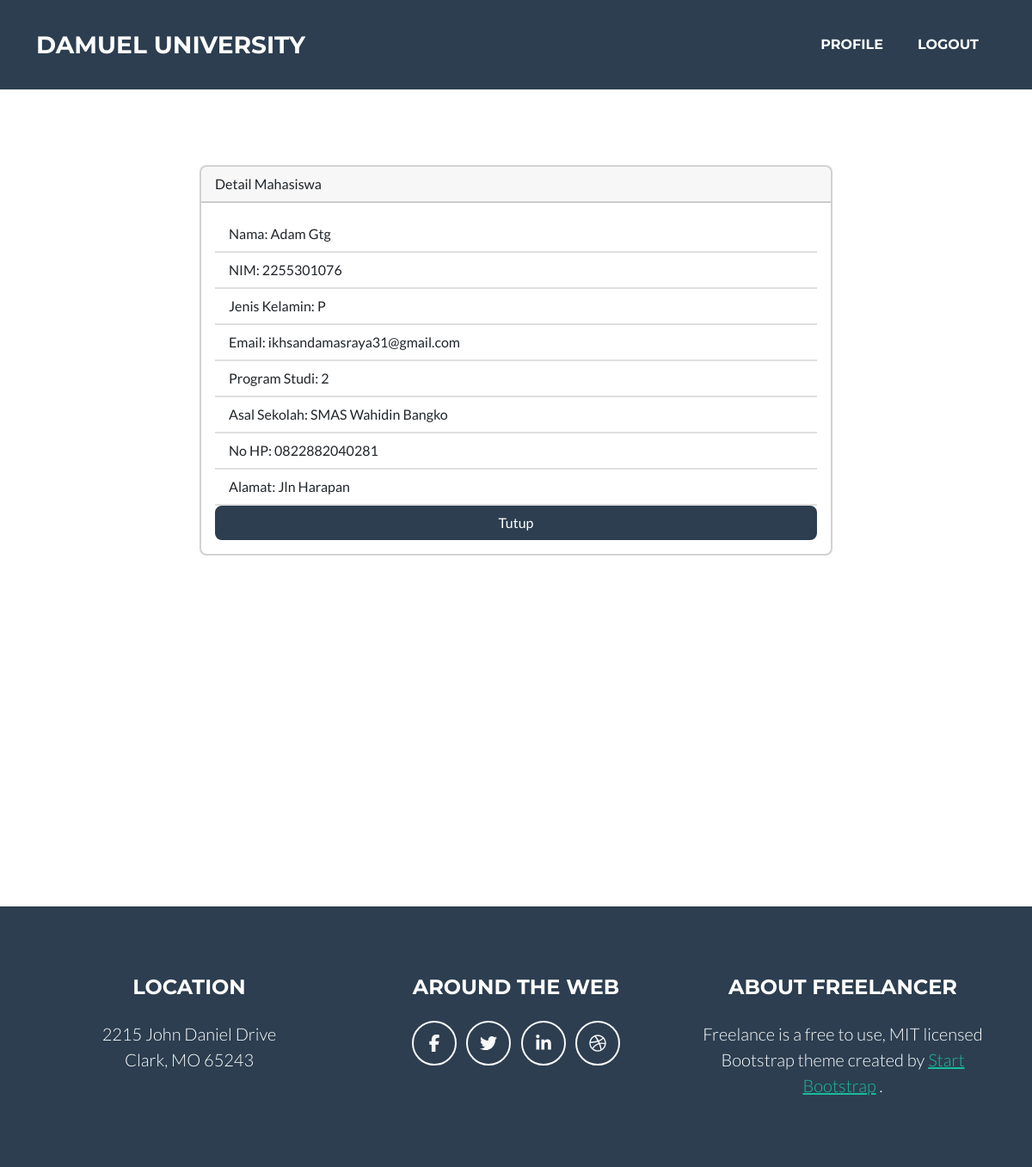
Screenshot of /Mahasiswa/detail/6 with the database file from the repository.
### tables this page shows
CREATE TABLE `mahasiswa` (
  `id` int(11) NOT NULL,
  `nama` varchar(255) NOT NULL,
  `nim` varchar(10) NOT NULL,
  `jenis_kelamin` enum('L','P') NOT NULL,
  `email` varchar(255) NOT NULL,
  `nama_prodi` int(11) DEFAULT NULL,
  `asal_sekolah` varchar(255) NOT NULL,
  `no_hp` varchar(20) NOT NULL,
  `alamat` text NOT NULL,
  `created_at` timestamp NOT NULL DEFAULT current_timestamp(),
  `updated_at` timestamp NOT NULL DEFAULT current_timestamp() ON UPDATE current_timestamp()
);

### application/controllers/Mahasiswa.php (called while the page is built, shortened)
<?php
class Mahasiswa extends CI_Controller
{
	public function __construct()
	{
		$this->load->model('Mahasiswa_model');
		$this->load->model('Prodi_model');
		$this->load->model('User_model');
	}
	public function detail($id)
	{
		$data['judul'] = "Halaman Detail Mahasiswa";
		$data['user'] = $this->db->get_where('user', ['email' => $this->session->userdata('email')])->row_array();
		$data['mahasiswa'] = $this->Mahasiswa_model->getById($id);
		$this->load->view("layout/header", $data);
		$this->load->view("mahasiswa/vw_detail_mahasiswa", $data);
		$this->load->view("layout/footer");
	}
}

### index.php (called while the page is built, shortened)
<?php
require_once BASEPATH.'core/CodeIgniter.php';

### application/models/Mahasiswa_model.php (called while the page is built, shortened)
<?php
class Mahasiswa_model extends CI_Model
{
	public $table = 'mahasiswa';
	public function getById($id)
	{
		$this->db->from($this->table);
		$this->db->where('id', $id);
		$query = $this->db->get();
		return $query->row_array();
	}
}
?>

### application/views/mahasiswa/vw_detail_mahasiswa.php (the view)
<section class="page-section" id="mahasiswaDetail">
	<div class="container">
		<div class="row">
			<div class="col-lg-8 mx-auto">
				<div class="card">
					<div class="card-header">
						Detail Mahasiswa
					</div>
					<div class="card-body">
						<ul class="list-group list-group-flush">
							<li class="list-group-item">Nama: <span id="namaMahasiswa">
									<?= $mahasiswa['nama'] ?>
								</span></li>
							<li class="list-group-item">NIM: <span id="nimMahasiswa">
									<?= $mahasiswa['nim'] ?>
								</span></li>
							<li class="list-group-item">Jenis Kelamin: <span id="jenisKelaminMahasiswa">
									<?= $mahasiswa['jenis_kelamin'] ?>
								</span></li>
							<li class="list-group-item">Email: <span id="emailMahasiswa">
									<?= $mahasiswa['email'] ?>
								</span></li>
							<li class="list-group-item">Program Studi: <span id="prodiMahasiswa">
									<?= $mahasiswa['nama_prodi'] ?>
								</span></li>
							<li class="list-group-item">Asal Sekolah: <span id="asalSekolahMahasiswa">
									<?= $mahasiswa['asal_sekolah'] ?>
								</span></li>
							<li class="list-group-item">No HP: <span id="noHpMahasiswa">
									<?= $mahasiswa['no_hp'] ?>
								</span></li>
							<li class="list-group-item">Alamat: <span id="alamatMahasiswa">
									<?= $mahasiswa['alamat'] ?>
								</span></li>
							<a href="<?= site_url('Mahasiswa/') ?>" class="btn btn-secondary">Tutup</a>
						</ul>
					</div>
				</div>
			</div>
		</div>
	</div>
</section>

### rows the page displays
mahasiswa: nama "Adam Gtg", nim "2255301076", jenis_kelamin "P", email "ikhsandamasraya31@gmail.com", nama_prodi "2", asal_sekolah "SMAS Wahidin Bangko", no_hp "0822882040281", alamat "Jln Harapan"
